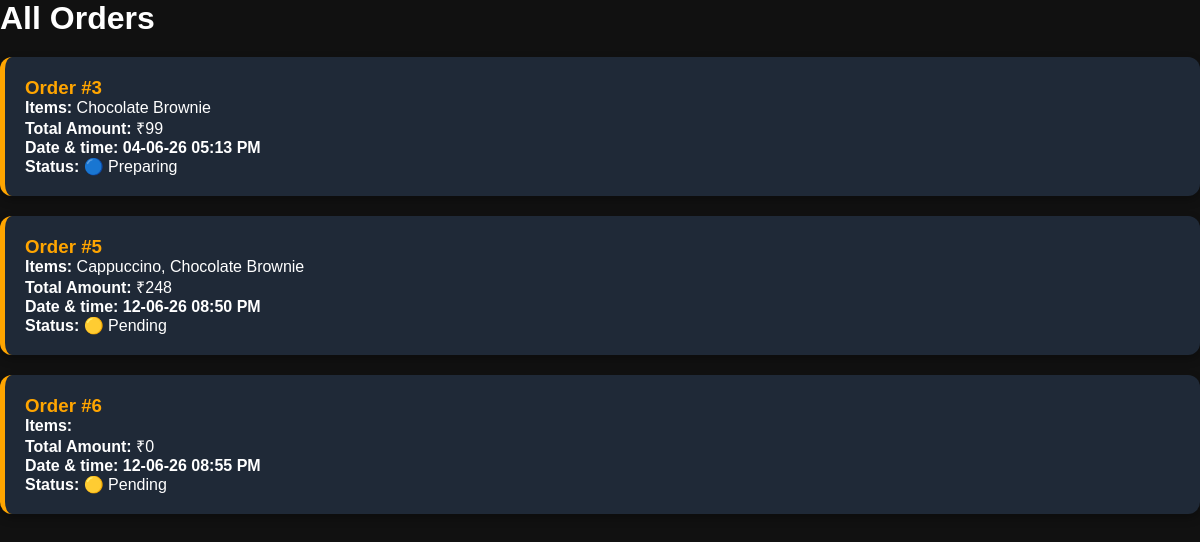
Screenshot of /orders (signed in) with the database file from the repository.
### app.py (models this page shows)
class Order(db.Model):
    id = db.Column(db.Integer, primary_key=True)
    username = db.Column(db.String(100))
    items = db.Column(db.String(500))
    total_amount = db.Column(db.Integer)
    order_date = db.Column(db.DateTime, default=datetime.now)
    status = db.Column(db.String(20), default="pending")

### app.py (the view)
@app.route("/orders")
def orders():
    if session.get("role") == "admin":
        orders = Order.query.all()
    else:
        orders = Order.query.filter_by(
            username=session["user"]
        ).all()
    return render_template(
        "orders.html",
        orders=orders
    )

### templates/orders.html (shortened to what this page needs)
<!DOCTYPE html>
<html>
<head>
    <link rel="stylesheet" href="{{ url_for('static', filename='css/style.css') }}">
</head>
<body>
<h1>All Orders</h1>
{% for order in orders %}
<div class="order-card">
    <h3>Order #{{ order.id }}</h3>
    <p>
        <strong>Items:</strong>
        {{ order.items }}
    </p>
    <p>
        <strong>Total Amount:</strong>
        ₹{{ order.total_amount }}
    </p>
    <p>
        <strong>Date & time:</strong><strong>
            {{ order.order_date.strftime('%d-%m-%y %I:%M %p') }}
        </strong></strong>
    </p>
    <p>
    <strong>Status:</strong>
    {% if order.status == "Preparing" %}
        🔵 Preparing
    {% elif order.status == "Completed" %}
        🟢 Completed
    {% else %}
        🟡 Pending
    {% endif %}
</p>
</div>
{% endfor %}
</body>
</html>

### static/css/style.css (style rules this page uses)
* { margin: 0; padding: 0; box-sizing: border-box; }
body { font-family: Arial, sans-serif; background-color: #111; color: white; }
.order-card { background:#1f2937; color:white; padding:20px; margin:20px 0; border-radius:12px; border-left:5px solid orange; box-shadow:0 4px 10px rgba(0,0,0,0.3); }
.order-card h3 { color:orange; }

### rows the page displays
Order: id "3", items "Chocolate Brownie", total_amount "99", order_date "04-06-26 05:13 PM", status "🔵 Preparing"
Order: id "5", items "Cappuccino, Chocolate Brownie", total_amount "248", order_date "12-06-26 08:50 PM", status "🟡 Pending"
Order: id "6", total_amount "0", order_date "12-06-26 08:55 PM", status "🟡 Pending"
